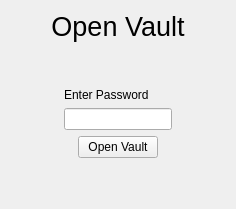
      <widget class="QWidget" name="openVaultPage">
       <layout class="QGridLayout" name="gridLayout_27">
        <item row="0" column="0">
         <layout class="QGridLayout" name="gridLayout_26">
          <item row="0" column="0">
           <layout class="QGridLayout" name="gridLayout_13">
            <item row="0" column="0">
             <spacer name="horizontalSpacer_13">
              <property name="orientation">
               <enum>Qt::Horizontal</enum>
              </property>
              <property name="sizeHint" stdset="0">
               <size>
                <width>40</width>
                <height>20</height>
               </size>
              </property>
             </spacer>
            </item>
            <item row="0" column="1">
             <widget class="QLabel" name="label_8">
              <property name="text">
               <string>&lt;html&gt;&lt;head/&gt;&lt;body&gt;&lt;p align=&quot;center&quot;&gt;&lt;span style=&quot; font-size:20pt;&quot;&gt;Open Vault&lt;/span&gt;&lt;/p&gt;&lt;/body&gt;&lt;/html&gt;</string>
              </property>
             </widget>
            </item>
            <item row="0" column="2">
             <spacer name="horizontalSpacer_14">
              <property name="orientation">
               <enum>Qt::Horizontal</enum>
              </property>
              <property name="sizeHint" stdset="0">
               <size>
                <width>40</width>
                <height>20</height>
               </size>
              </property>
             </spacer>
            </item>
           </layout>
          </item>
          <item row="1" column="0">
           <layout class="QGridLayout" name="gridLayout_14">
            <item row="0" column="0">
             <layout class="QGridLayout" name="gridLayout_12">
              <item row="2" column="1">
               <widget class="PMLineEdit" name="openVaultPasswordField"/>
              </item>
              <item row="0" column="1">
               <spacer name="verticalSpacer_2">
                <property name="orientation">
                 <enum>Qt::Vertical</enum>
                </property>
                <property name="sizeHint" stdset="0">
                 <size>
                  <width>20</width>
                  <height>40</height>
                 </size>
                </property>
               </spacer>
              </item>
              <item row="2" column="2">
               <spacer name="horizontalSpacer_5">
                <property name="orientation">
                 <enum>Qt::Horizontal</enum>
                </property>
                <property name="sizeHint" stdset="0">
                 <size>
                  <width>40</width>
                  <height>20</height>
                 </size>
                </property>
               </spacer>
              </item>
              <item row="2" column="0">
               <spacer name="horizontalSpacer_4">
                <property name="orientation">
                 <enum>Qt::Horizontal</enum>
                </property>
                <property name="sizeHint" stdset="0">
                 <size>
                  <width>40</width>
                  <height>20</height>
                 </size>
                </property>
               </spacer>
              </item>
              <item row="1" column="1">
               <widget class="QLabel" name="label">
                <property name="text">
                 <string>Enter Password</string>
                </property>
               </widget>
              </item>
             </layout>
            </item>
            <item row="1" column="0">
             <layout class="QGridLayout" name="gridLayout_9">
              <item row="0" column="2">
               <spacer name="horizontalSpacer_3">
                <property name="orientation">
                 <enum>Qt::Horizontal</enum>
                </property>
                <property name="sizeHint" stdset="0">
                 <size>
                  <width>40</width>
                  <height>20</height>
                 </size>
                </property>
               </spacer>
              </item>
              <item row="0" column="0">
               <spacer name="horizontalSpacer_2">
                <property name="orientation">
                 <enum>Qt::Horizontal</enum>
                </property>
                <property name="sizeHint" stdset="0">
                 <size>
                  <width>40</width>
                  <height>20</height>
                 </size>
                </property>
               </spacer>
              </item>
              <item row="0" column="1">
               <widget class="PMPushButton" name="openVaultButton">
                <property name="text">
                 <string>Open Vault</string>
                </property>
               </widget>
              </item>
              <item row="1" column="1">
               <spacer name="verticalSpacer_3">
                <property name="orientation">
                 <enum>Qt::Vertical</enum>
                </property>
                <property name="sizeHint" stdset="0">
                 <size>
                  <width>20</width>
                  <height>40</height>
                 </size>
                </property>
               </spacer>
              </item>
             </layout>
            </item>
           </layout>
          </item>
         </layout>
        </item>
       </layout>
      </widget>
